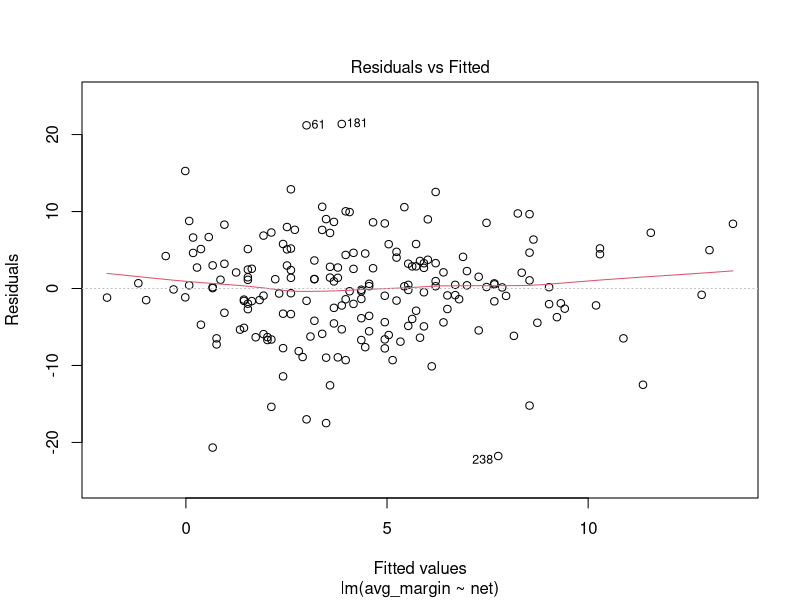
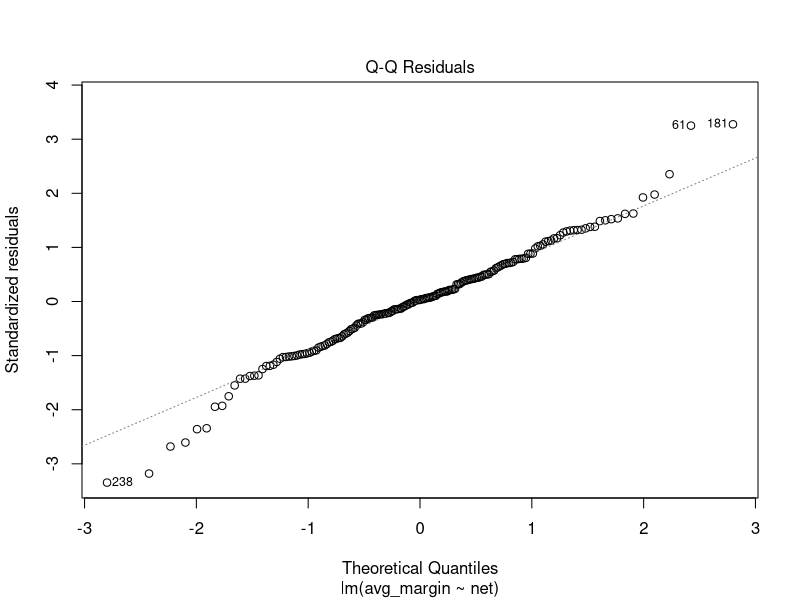
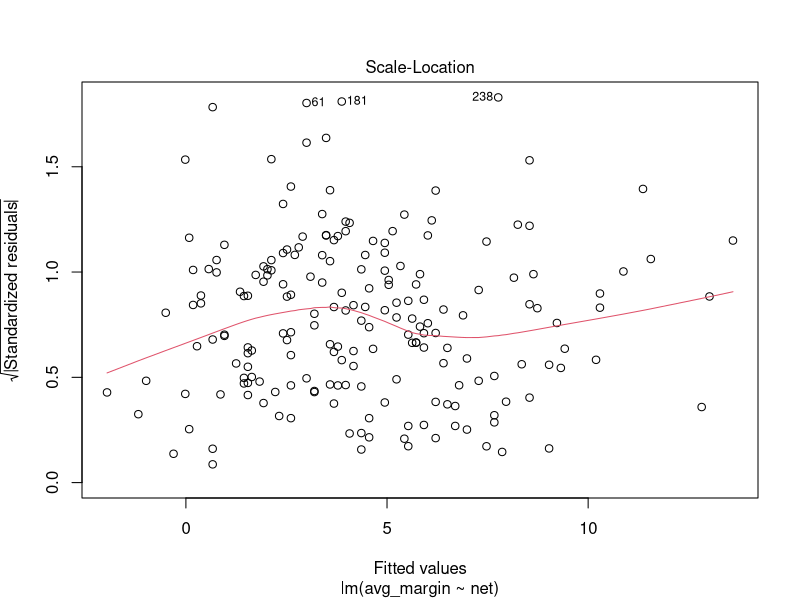
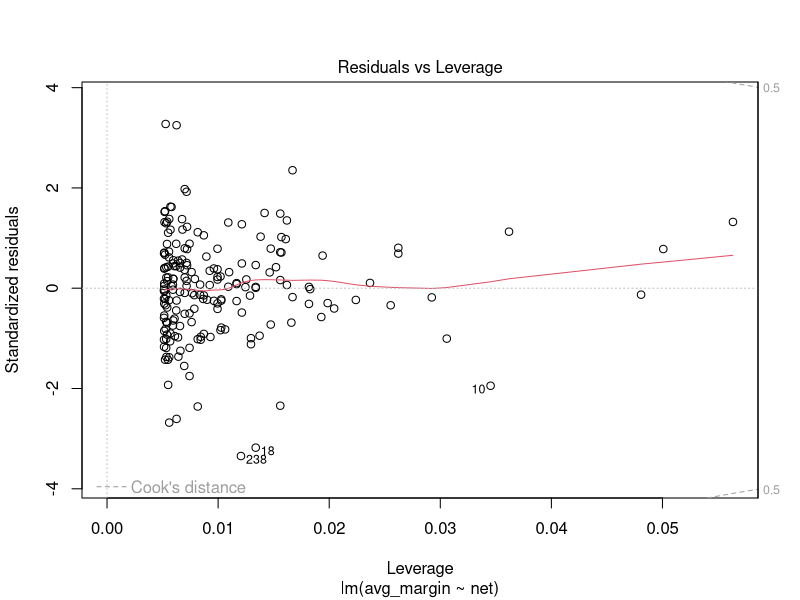
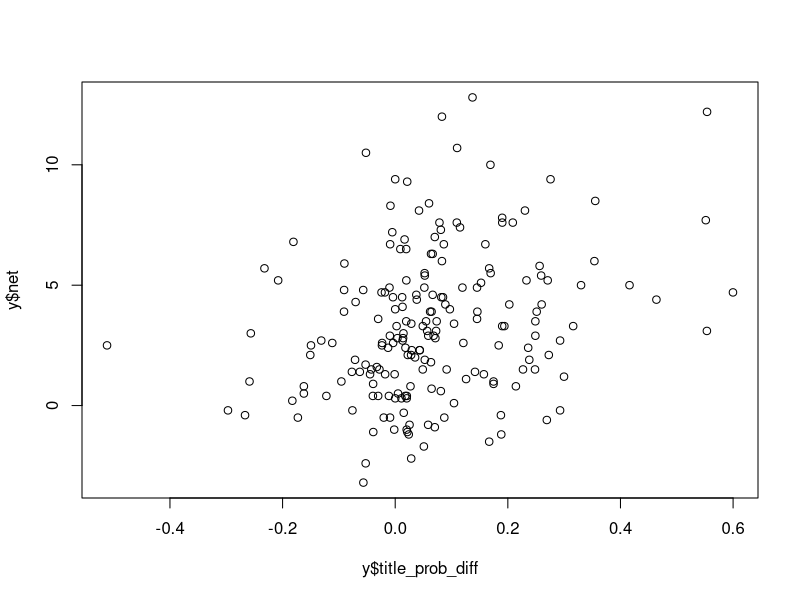
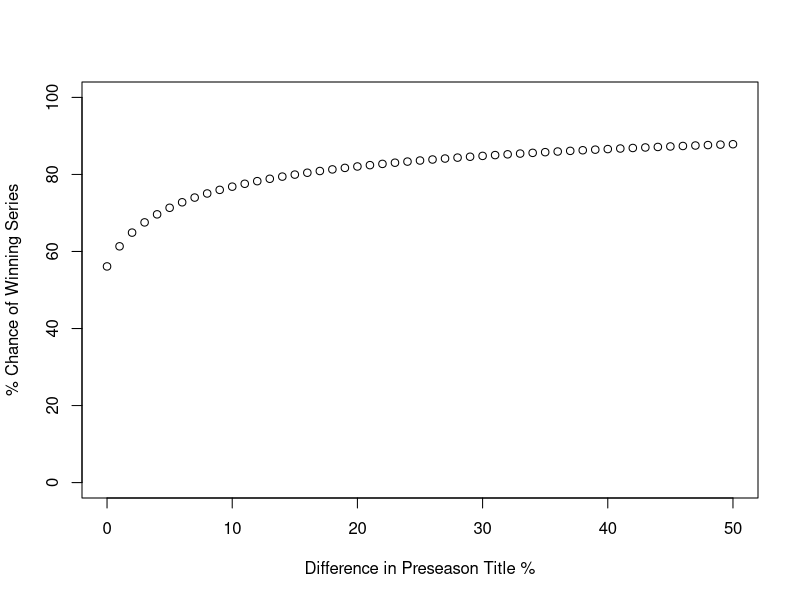

Here is the R script that generated these plots, in order:
################################################
# Playoff Analysis (Regular season + preseason)
# 2/20/20
# Purpose: Do preseason title odds add meaningful 
# value to playoff predictions?
################################################

# Section 1:
# Read data and analysis.

# Read data:
setwd("/Users/thomasbassine/Desktop/nylon_calculus/preseason_rankings_on_playoffs/Data")
y <- read.csv('playoffs_2003_2018.csv',
              stringsAsFactors = F)
y$year <- 0
for(i in 1:nrow(y)){
  y$year[i] <- as.numeric(unlist(strsplit(y$series_code[i], split = '_'))[3])
}

y$away_join <- paste(y$away, '_', y$year, sep = '')
y$home_join <- paste(y$home, '_', y$year, sep = '')

# Read and concatenate title odds data:
z <- read.csv("Preseason NBA Title Odds - 2017-2018.csv", stringsAsFactors = F)
temp <- read.csv("Preseason NBA Title Odds - 2016-2017.csv", stringsAsFactors = F)
z <- rbind(z, temp)
temp <- read.csv("Preseason NBA Title Odds - 2015-2016.csv", stringsAsFactors = F)
z <- rbind(z, temp)
temp <- read.csv("Preseason NBA Title Odds - 2014-2015.csv", stringsAsFactors = F,
                 header = F)
temp <- temp[1:30,]
colnames(temp) <- colnames(z)
z <- rbind(z, temp)
temp <- read.csv("Preseason NBA Title Odds - 2013-2014.csv", stringsAsFactors = F,
                 header = F)
temp <- temp[1:30,]
colnames(temp) <- colnames(z)
z <- rbind(z, temp)
temp <- read.csv("Preseason NBA Title Odds - 2012-2013.csv", stringsAsFactors = F,
                 header = F)
temp <- temp[1:30,]
colnames(temp) <- colnames(z)
z <- rbind(z, temp)
temp <- read.csv("Preseason NBA Title Odds - 2011-2012.csv", stringsAsFactors = F)
z <- rbind(z, temp)
temp <- read.csv("Preseason NBA Title Odds - 2010-2011.csv", stringsAsFactors = F,
                 header = F)
temp <- temp[1:30,]
colnames(temp) <- colnames(z)
z <- rbind(z, temp)
temp <- read.csv("Preseason NBA Title Odds - 2009-2010.csv", stringsAsFactors = F,
                 header = F)
temp <- temp[1:30,]
colnames(temp) <- colnames(z)
z <- rbind(z, temp)
temp <- read.csv("Preseason NBA Title Odds - 2008-2009.csv", stringsAsFactors = F,
                 header = F)
temp <- temp[1:30,]
colnames(temp) <- colnames(z)
z <- rbind(z, temp)
temp <- read.csv("Preseason NBA Title Odds - 2007-2008.csv", stringsAsFactors = F,
                 header = F)
temp <- temp[1:30,]
colnames(temp) <- colnames(z)
z <- rbind(z, temp)
temp <- read.csv("Preseason NBA Title Odds - 2006-2007.csv", stringsAsFactors = F,
                 header = F)
temp <- temp[1:30,]
colnames(temp) <- colnames(z)
z <- rbind(z, temp)
temp <- read.csv("Preseason NBA Title Odds - 2005-2006.csv", stringsAsFactors = F,
                 header = F)
temp <- temp[1:30,]
colnames(temp) <- colnames(z)
z <- rbind(z, temp)

z$Title.Odds <- as.numeric(z$Title.Odds)
z$Year <- as.numeric(z$Year)

get_prob <- function(j){
  if(j > 0){out <- 100 / (j+100)}
  else{out <- -1*j / (-1*j + 100)}
  return(out)
}

z$title_prob <- 0
for(i in 1:nrow(z)){
  z$title_prob[i] <- get_prob(z$Title.Odds[i])
}

z$away_join <- paste(z$Team, '_', z$Year, sep = '')
z$home_join <- z$away_join

#Join title odds onto playoff results:
y <- merge(y, z[,c('away_join', 'title_prob')],
           by = 'away_join', 
           all.x = T)
y <- merge(y, z[,c('home_join', 'title_prob')],
           by = 'home_join', 
           all.x = T)
colnames(y)[16] <- 'title_prob_away'
colnames(y)[17] <- 'title_prob_home'
y$title_prob_diff <- y$title_prob_home - y$title_prob_away
y$title_prob_diff2 <- sign(y$title_prob_diff) * y$title_prob_diff^2

y <- y[y$year %in% 2006:2018,]
y$log_title_prob_home <- log(100*y$title_prob_home + 1)
y$log_title_prob_away <- log(100*y$title_prob_away + 1)
y$log_title_prob_diff <- y$log_title_prob_home - y$log_title_prob_away
head(y)

summary(fit <- lm(avg_margin ~ net + title_prob_diff, data = y)) #0.21 R squared
cor(y$title_prob_diff, y$net)

summary(fit <- lm(avg_margin ~ net, data = y)) #0.16 R squared

plot(fit)
plot(y$title_prob_diff, y$net)

# Use log title probability:
summary(fit <- lm(avg_margin ~ net + log_title_prob_diff, data = y))


# how about no Cavs or Warriors?
summary(fit <- lm(avg_margin ~ net + log_title_prob_diff, data = y[y$year %in% 2006:2014,]))
# significance of title odds goes away

# How about probability of home victory in the series?
model <- glm(home_win ~ net + log_title_prob_diff,
             family=binomial(link='logit'), data=y)
summary(model)

# Some test examples:
# Clippers and Mavericks
predict(model, newdata = data.frame(net = 0.2, 
                                    log_title_prob_diff = log(100 * .01 + 1) - log(100 * .01 + 1)),
        type = 'response')

predict(model, newdata = data.frame(net = 0, 
                                    log_title_prob_diff = log(100 * .50 + 1) - log(100 * .10 + 1)),
        type = 'response')

# How would this simple model predict a playoff series based on participants:
z <- data.frame(net = rep(0,51),
           a = seq(.01,.51, .01),
           b = rep(.01,51))
z$title_prob_diff <- 100* (z$a - z$b)
z$log_title_prob_diff <- log(100 * z$a + 1) - log(100 * z$b + 1) 
z$predicted_home_prob <- predict(model, newdata = z, type = 'response')
View(z)

plot(z$title_prob_diff, 100* z$predicted_home_prob, ylim = c(0,100),
     xlab = 'Difference in Preseason Title %',
     ylab = '% Chance of Winning Series')
